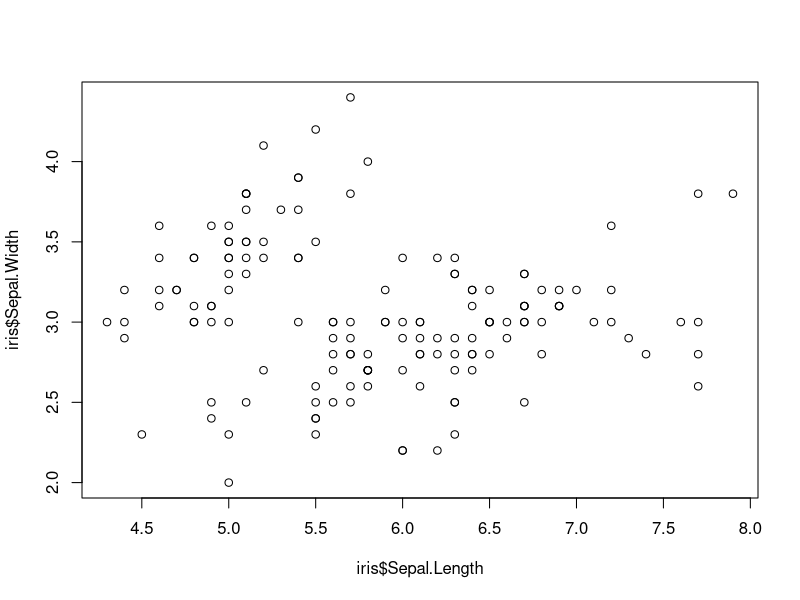
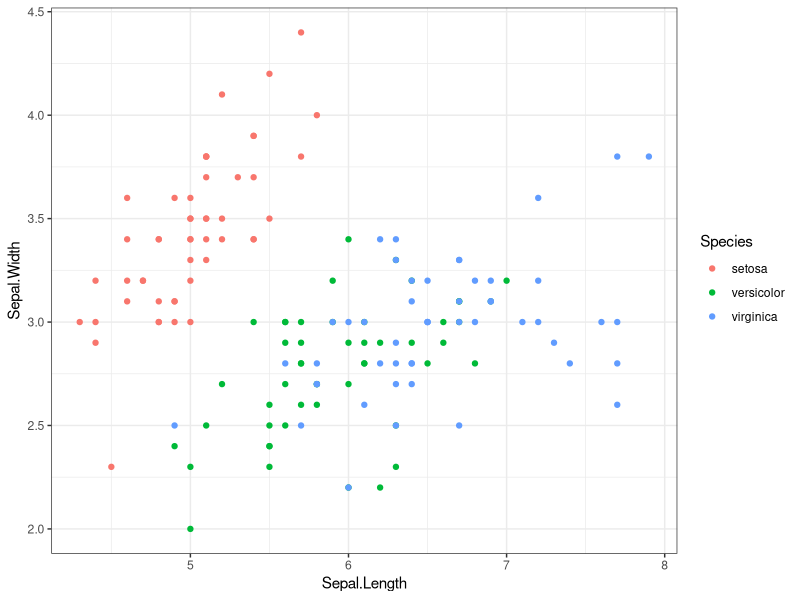

Reproduce these figures in R, in order.
#----
# correlations
library(ggplot2)
data('iris')
head(iris)
plot(iris$Sepal.Length , iris$Sepal.Width)

ggplot(iris , aes(Sepal.Length , Sepal.Width ,color=Species)) + 
  geom_point() + theme_bw()

pnorm(2.72)
